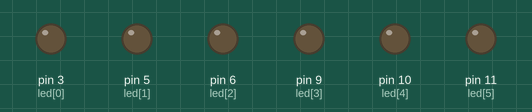
Simulated run of this sketch. Board: Arduino Uno, built with avr-gcc and run on an emulated ATmega328P. On the bench: output pins drawn as LEDs (lit = HIGH).

Above: at 0.15 s.
At 2.26 s:
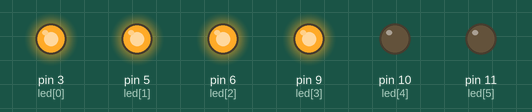
At 4.37 s:
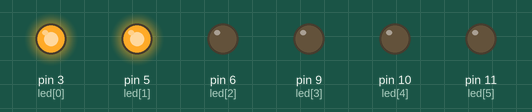
At 7.99 s:
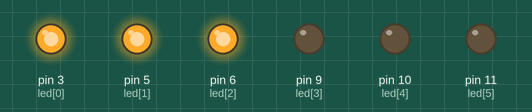
At 11.92 s:
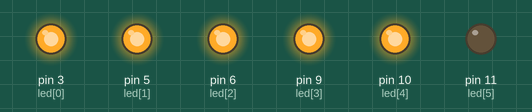
At 15.84 s:
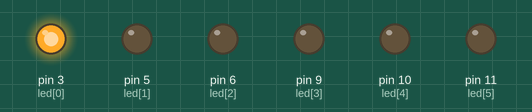
Timing chart, 0 to 15.9 s (numbered marks = the images above):
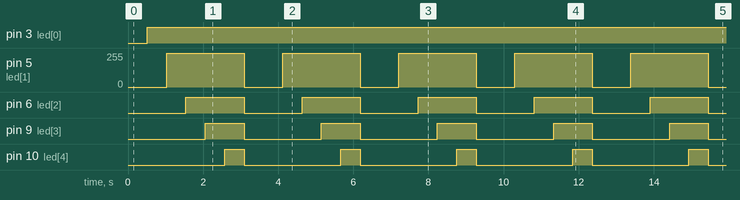

The sketch:

LEDSerialOn.ino
```cpp
//3, 5, 6, 9, 10, 11 만 PWM 제어가 됨. 2, 4, 7, 9번은 안켜지거나 끄고 켜지기만 함.
const unsigned int led[8] = {3, 5, 6, 9, 10, 11};

#define FREQUENCY 0.5  //Hz


void setup(){
  // for(int x=0;x<=7;x++){
  //   pinMode(led[x], OUTPUT);
  // }
}

void loop(){
    for(int x=0;x<=5;x++){
      for(int t_high=0;t_high<=255;t_high++){
          analogWrite(led[x], t_high);
          delay(2);
        }
    // delay(1000/FREQUENCY/8); // 1/4 0.25Hz


    }
  //led 모두 끄기
  for(int x=0;x<=7;x++){
    digitalWrite(led[x], LOW);
    }
}
```

Measured:
- by itself, pin 3 (led[0]): LOW → HIGH at 0.51 s
- by itself, pin 5 (led[1]): alternates 255/255 for 2.1 s and 0/255 for 1.0 s
- by itself, pin 6 (led[2]): alternates HIGH for 1.5 s and LOW for 1.5 s
- by itself, pin 9 (led[3]): alternates HIGH for 1.0 s and LOW for 2.1 s
- by itself, pin 10 (led[4]): alternates HIGH for 0.52 s and LOW for 2.6 s
